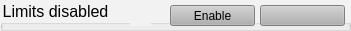
     <widget class="TaurusGroupBox" name="taurusGroupBox_17">
      <property name="geometry">
       <rect>
        <x>380</x>
        <y>640</y>
        <width>351</width>
        <height>31</height>
       </rect>
      </property>
      <property name="font">
       <font>
        <pointsize>12</pointsize>
       </font>
      </property>
      <property name="styleSheet">
       <string notr="true">background-color: rgb(242, 242, 242);</string>
      </property>
      <property name="title">
       <string>Limits disabled</string>
      </property>
      <property name="model">
       <string/>
      </property>
      <widget class="TaurusLed" name="ledLimitsDisabled">
       <property name="geometry">
        <rect>
         <x>130</x>
         <y>5</y>
         <width>21</width>
         <height>21</height>
        </rect>
       </property>
       <property name="model">
        <string>$undulator/LimitsDisabled</string>
       </property>
      </widget>
      <widget class="TaurusCommandButton" name="btnDisableLimits">
       <property name="geometry">
        <rect>
         <x>260</x>
         <y>5</y>
         <width>85</width>
         <height>21</height>
        </rect>
       </property>
       <property name="styleSheet">
        <string notr="true">background-color: rgb(177, 177, 177);</string>
       </property>
       <property name="checkable">
        <bool>false</bool>
       </property>
       <property name="checked">
        <bool>false</bool>
       </property>
       <property name="Model">
        <string>$undulator</string>
       </property>
       <property name="Command">
        <string>DisableLimits</string>
       </property>
       <property name="Parameters">
        <stringlist>
         <string>True</string>
        </stringlist>
       </property>
       <property name="CustomText">
        <string>Disable</string>
       </property>
      </widget>
      <widget class="TaurusCommandButton" name="btnDisableLimits_2">
       <property name="geometry">
        <rect>
         <x>170</x>
         <y>5</y>
         <width>85</width>
         <height>21</height>
        </rect>
       </property>
       <property name="styleSheet">
        <string notr="true">background-color: rgb(177, 177, 177);</string>
       </property>
       <property name="text">
        <string>Enable</string>
       </property>
       <property name="checkable">
        <bool>false</bool>
       </property>
       <property name="checked">
        <bool>false</bool>
       </property>
       <property name="Model">
        <string>$undulator</string>
       </property>
       <property name="Command">
        <string>DisableLimits</string>
       </property>
       <property name="Parameters">
        <stringlist>
         <string>False</string>
        </stringlist>
       </property>
       <property name="CustomText">
        <string>Enable</string>
       </property>
      </widget>
     </widget>
